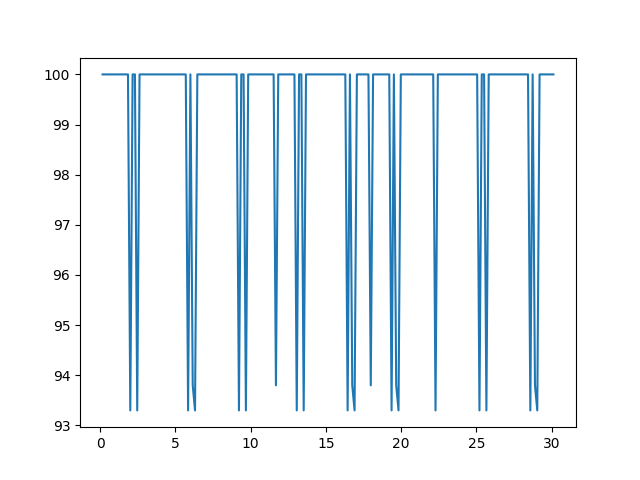

Recreate this plot in Python.
import subprocess
import time
import matplotlib.pyplot as plt

measure_time = 10
PID = "759739"

values = []
times = []

start_time = time.time()

while time.time() - start_time < measure_time:
  res = subprocess.check_output(["top", "-b", "-p", PID, "-n", "1"]).decode("utf-8").split("\n")[7].split(" ")
  for i in range(50):
    if '' in res:
      res.remove('')
  values.append(float(res[8].replace(',', '.')))
  times.append(time.time() - start_time)

fig, ax = plt.subplots()
ax.plot(times, values)
plt.savefig("cpu.png")
